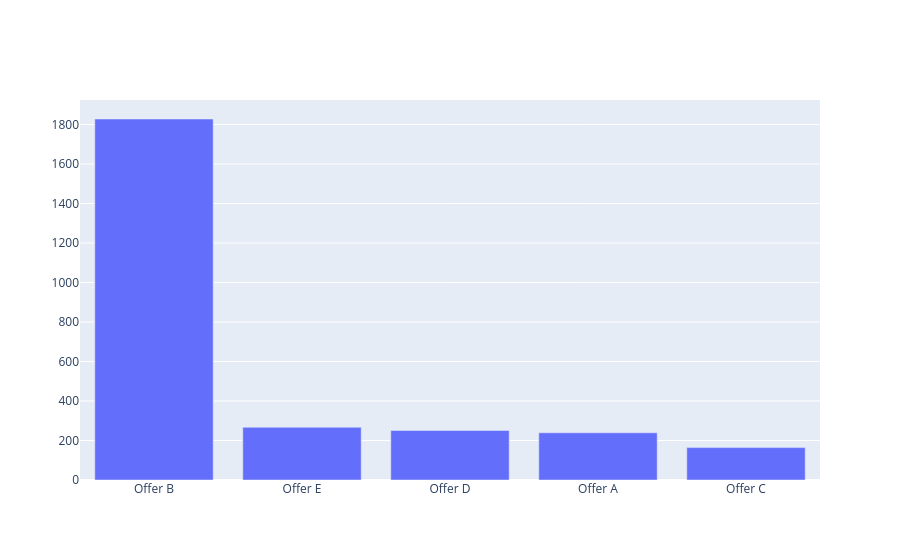

The code cell stored with this chart in its notebook:
### Code cell
fig = go.Figure([go.Bar(x= df1_off.index, y=df1_off.values)])
fig.show()

### Figure 1 — Plotly figure (JSON) as saved in the notebook; plotly's stock layout.template omitted (floating-point values rounded to 4 significant figures)
{"data": [{"type": "bar", "x": ["Offer B", "Offer E", "Offer D", "Offer A", "Offer C"], "y": [1828, 267, 251, 239, 164]}], "layout": {}}
